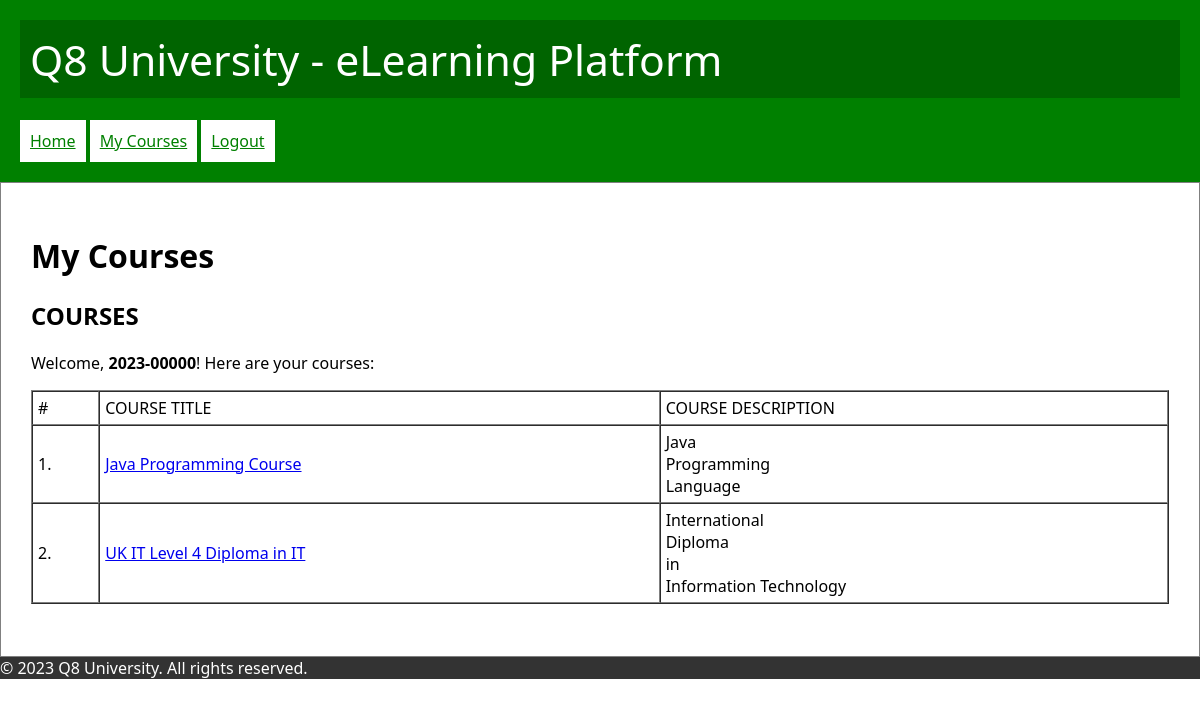
/courses.php (signed in), run on the app's committed database.
### tables this page shows
CREATE TABLE `enrollment` (
  `enrID` int(11) NOT NULL,
  `enrDateTime` datetime NOT NULL,
  `enrCourse` varchar(15) NOT NULL,
  `enrStudent` varchar(10) NOT NULL
);

CREATE TABLE `course` (
  `crsID` varchar(15) NOT NULL,
  `crsTitle` varchar(100) NOT NULL,
  `crsDescription` text NOT NULL,
  `crsUnits` decimal(5,2) NOT NULL
);

### courses.php (the view, shortened to what this page needs)
<?php
require_once 'libs/main.php';
?>
<main>
    <h1>My Courses</h1>
    <?php
    if (!isset($_SESSION['USER'])) { ?>
        <p><a href="login.php">Login</a> first</p>
        <?php
    } else {
        ?>
        <h2>COURSES</h2>
        <p>Welcome, <b><?= $_SESSION['USER'] ?></b>! Here are your courses:</p>
        <table border="1" cellpadding="5" cellspacing="0" width="100%">
            <tr>
                <td>#</td>
                <td>COURSE TITLE</td>
                <td>COURSE DESCRIPTION</td>
            </tr>
            <?php
            $DB = connectDatabase();
            $sql = "SELECT *
                FROM `enrollment`, `course`
                WHERE
                    `enrCourse` = `crsID` AND
                    `enrStudent` = '".$_SESSION['USER']."'";
            $stmt = $DB->query($sql);
            for ($i = 1; $row = $stmt->fetch(); $i++) { ?>
                <tr>
                    <td><?= $i ?>.</td>
                    <td>
                        <a href="?course=<?= $row['crsID'] ?>"><?= $row['crsTitle'] ?></a>
                    </td>
                    <td>
                        <?= str_replace("\r", "<br>", $row['crsDescription']) ?>
                    </td>
                </tr>
                <?php
            }
            ?>
        </table>
        <br>
            <?php
    } ?>
</main>

### assets/main.css (style rules this page uses)
body { font-family: 'Segoe UI', Tahoma, Geneva, Verdana, sans-serif; margin: 0; }
main { border: 1px solid gray; padding: 30px; }

### data on the page
enrollment: enrCourse.crsTitle "Java Programming Course", enrCourse.crsDescription "Java Programming Language"
enrollment: enrCourse.crsTitle "UK IT Level 4 Diploma in IT", enrCourse.crsDescription "International Diploma in Information Technology"

### other printed values
$_SESSION['USER'] "2023-00000"
